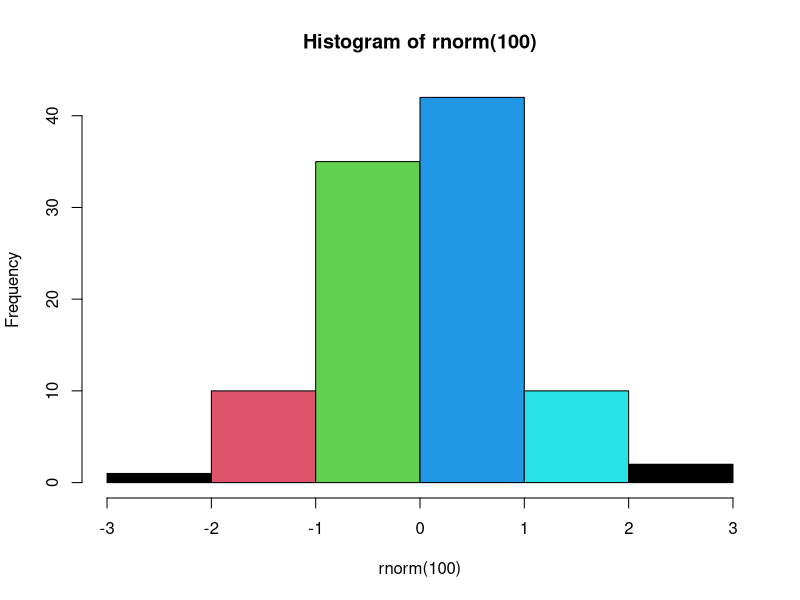

Write R code to recreate this figure.
## ---- chunk 1
knitr::opts_chunk$set(echo = TRUE)
## ---- chunk 2
summary(rnorm(n=100))
## ---- chunk 3
hist(x=rnorm(100), breaks=5, col=1:5)
